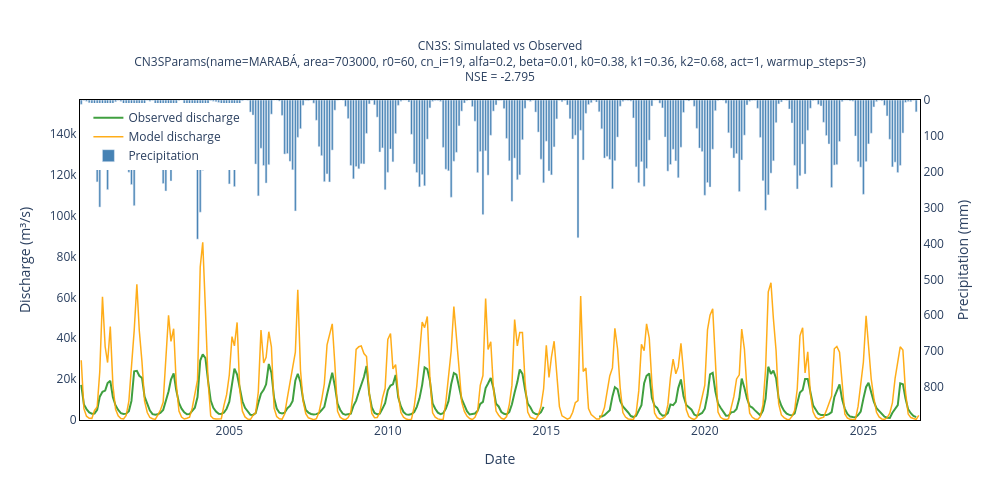

Notebook cell for this chart:
### Code cell
model.plot()

### Figure 1 — Plotly figure (JSON) as saved in the notebook; plotly's stock layout.template omitted (floating-point values rounded to 4 significant figures; data arrays with more than 128 entries replaced by an {"elided": "..."} marker saying what was removed)
{"data": [{"line": {"color": "green", "width": 2}, "name": "Observed discharge", "opacity": 0.75, "type": "scatter", "x": {"elided": "318 str values"}, "y": {"elided": "318 float values"}}, {"line": {"color": "orange", "width": 1.5}, "name": "Model discharge", "opacity": 0.9, "type": "scatter", "x": {"elided": "318 str values"}, "y": {"elided": "318 float values"}}, {"marker": {"color": "steelblue"}, "name": "Precipitation", "opacity": 1, "type": "bar", "x": {"elided": "318 str values"}, "y": {"elided": "318 float values"}, "yaxis": "y2"}], "layout": {"height": 500, "legend": {"x": 0.01, "y": 0.99}, "plot_bgcolor": "white", "title": {"font": {"size": 12}, "text": "CN3S: Simulated vs Observed<br>CN3SParams(name=MARABÁ, area=703000, r0=60, cn_i=19, alfa=0.2, beta=0.01, k0=0.38, k1=0.36, k2=0.68, act=1, warmup_steps=3)<br>NSE = -2.795", "x": 0.5, "xanchor": "center"}, "width": 1000, "xaxis": {"linecolor": "black", "linewidth": 1, "mirror": true, "showline": true, "title": {"text": "Date"}}, "yaxis": {"linecolor": "black", "linewidth": 1, "mirror": true, "range": [0, 156600.0], "showline": true, "title": {"text": "Discharge (m³/s)"}}, "yaxis2": {"linecolor": "black", "linewidth": 1, "mirror": true, "overlaying": "y", "range": [891.9, 0], "showline": true, "side": "right", "title": {"text": "Precipitation (mm)"}}}}
